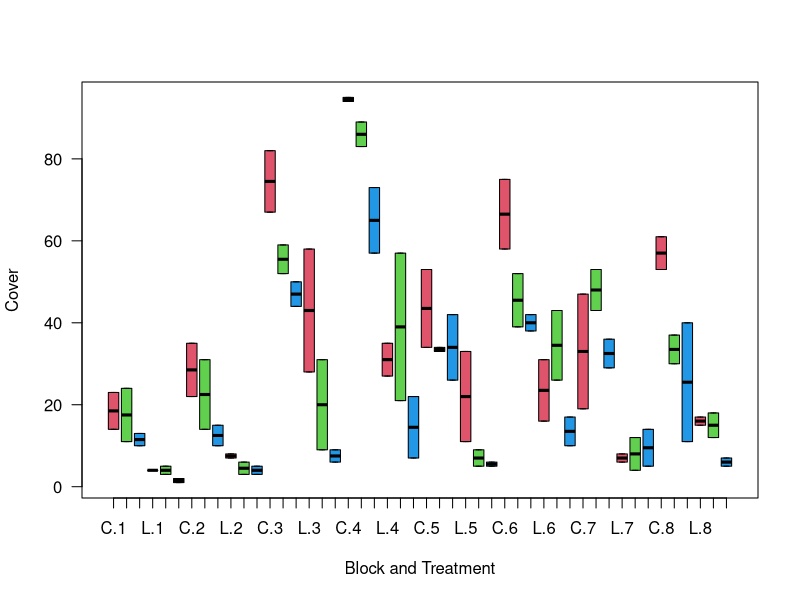

The R source for this figure:
# fish exercise ####

fish <- read.delim2("data/fishgrazer.txt", sep = "")

fish$treat <- as.factor(fish$treat)
fish$block <- as.factor(fish$block)

str(fish)

#1 Make appropriate plots to investigate whether treatments or blocks have any influence on the percentage of regenerated seaweed

boxplot(cover ~ treat*block, data=fish, xlab = 'Block and Treatment',
        ylab = 'Cover', las = 1, col = 2:4)

#2 Fit a two-way analysis of variance model

model2 <- lm(cover ~ block + treat + block:treat, data = fish)
summary(model2)


  